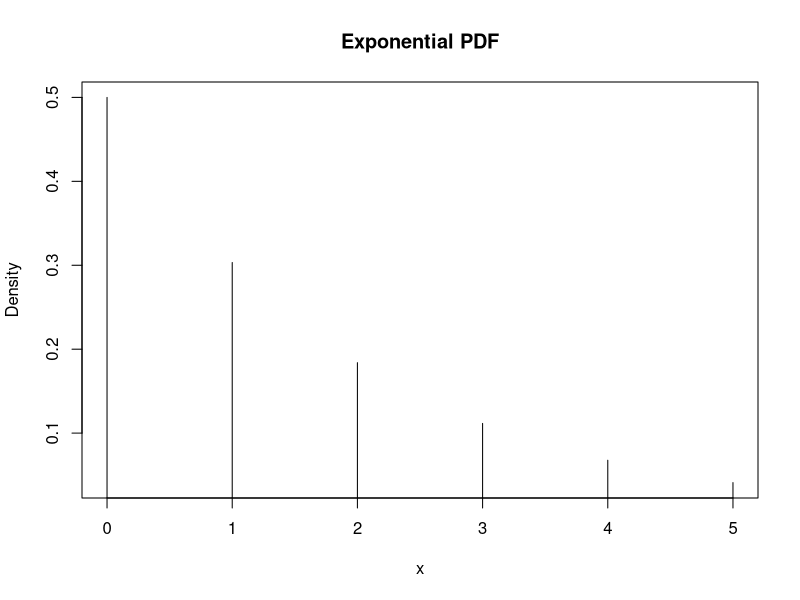
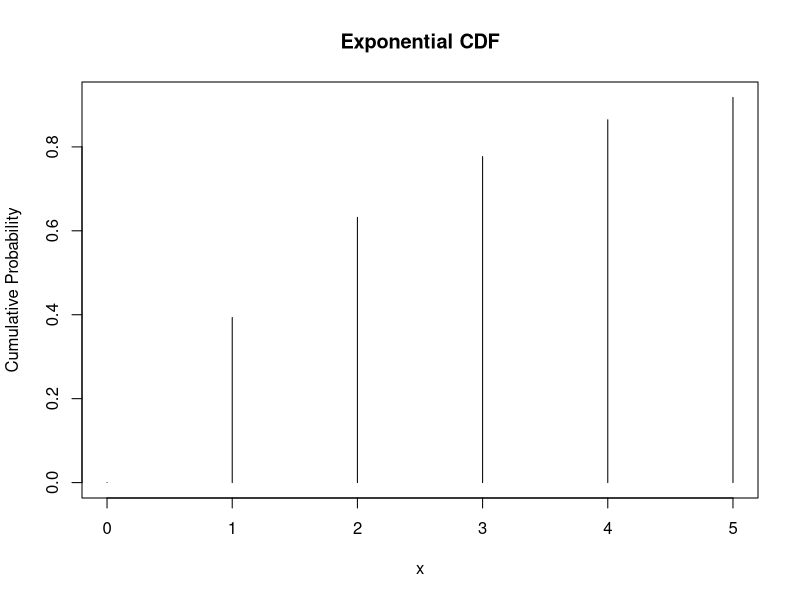
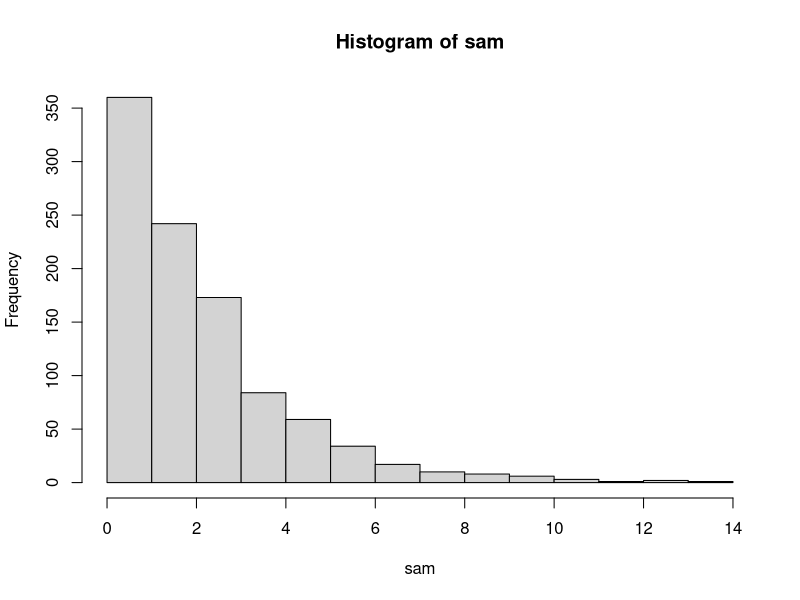
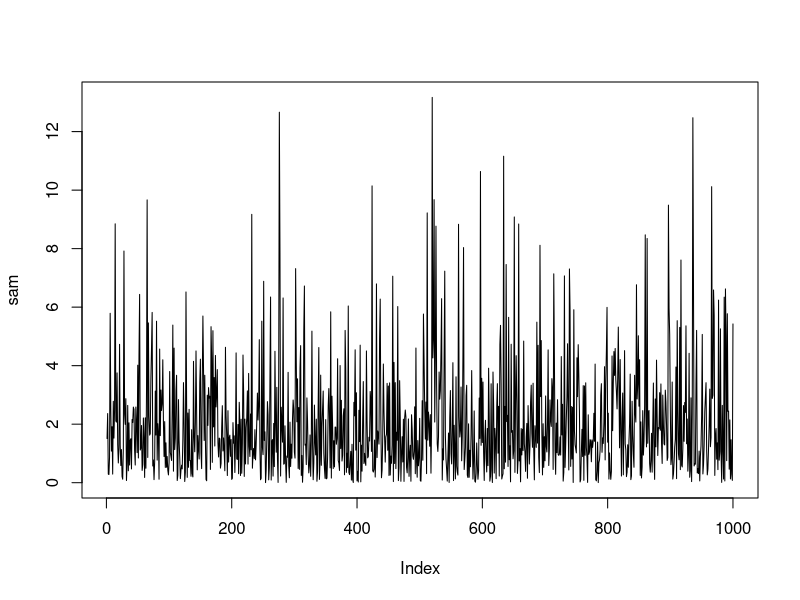

Source code (R) for these figures, in order:
# Continuous Uniform Distribution
# punif : Cumulative distribution function
# punif : P(X <= k)
# 1 - punif : P(X > k)

# Discrete Uniform Distribution
# dunif : Probability density function
# dunif : P(X = k)

cat("P(X > 45) = ", 1 - punif(45, min = 0, max = 60), "\n")
cat("P(X <= 45) = ", punif(45, min = 0, max = 60), "\n")

p <- punif(30, 0, 60) - punif(20, 0, 60)
cat("P(20 < X < 30) = ", p, "\n")

# q2: Exponential Distribution
beta <- 1/0.5
# probability density function
#part 1
cat("P(x = 3) = ", dexp(3, rate = 0.5), "\n");

#part 2
points <- seq(0, 5, by = 1)       # Smaller steps for smooth curve
for (i in points){
  cat("P(X = ", i, ") = ", dexp(i, rate = 0.5), "\n")
}
plot(points, dexp(points, rate = 0.5), type = "h", main = "Exponential PDF", xlab = "x", ylab = "Density")


#part 3
cat(pexp(3, rate = 0.5), "\n")
plot(points, pexp(points, rate = 0.5), type = "h", main = "Exponential CDF", xlab = "x", ylab = "Cumulative Probability")

set.seed(1)
sam = rexp(1000, rate = 0.5)
hist(sam)
plot(sam,type="l")


# q3: Gamma Distribution
alpha<-2
beta <- 1/3
rate<-3

#part 1
cat("P(X = 3) = ", dgamma(3, shape = alpha, rate = rate), "\n")
#part 2
cat("P(X>=1)", 1 - pgamma(1, shape = alpha, rate = rate), "\n")

#part 3
cat("70th percentile : ", qgamma(0.7, shape = alpha, rate = rate), "\n")
